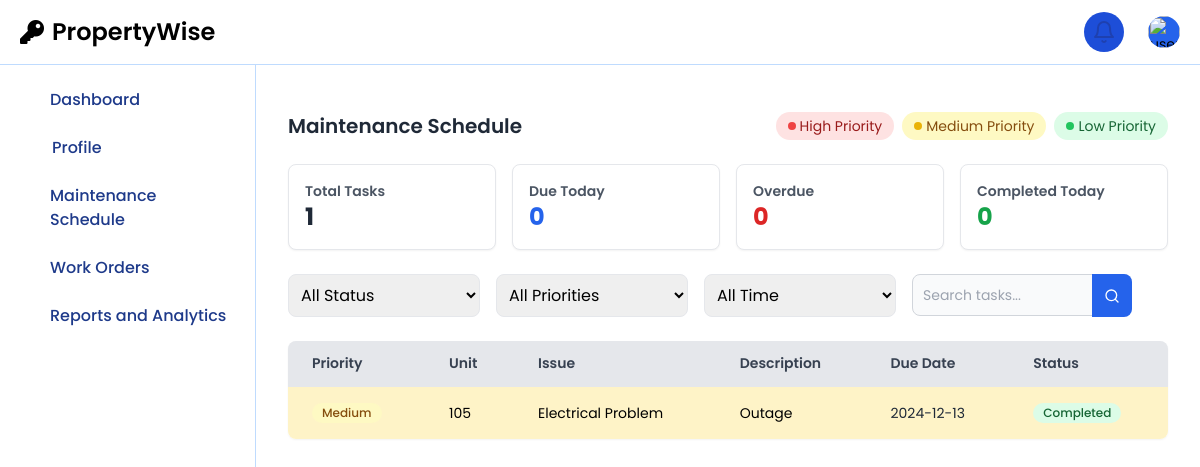
Before: /staff/staffSchedule.php (signed in) with the older database file.
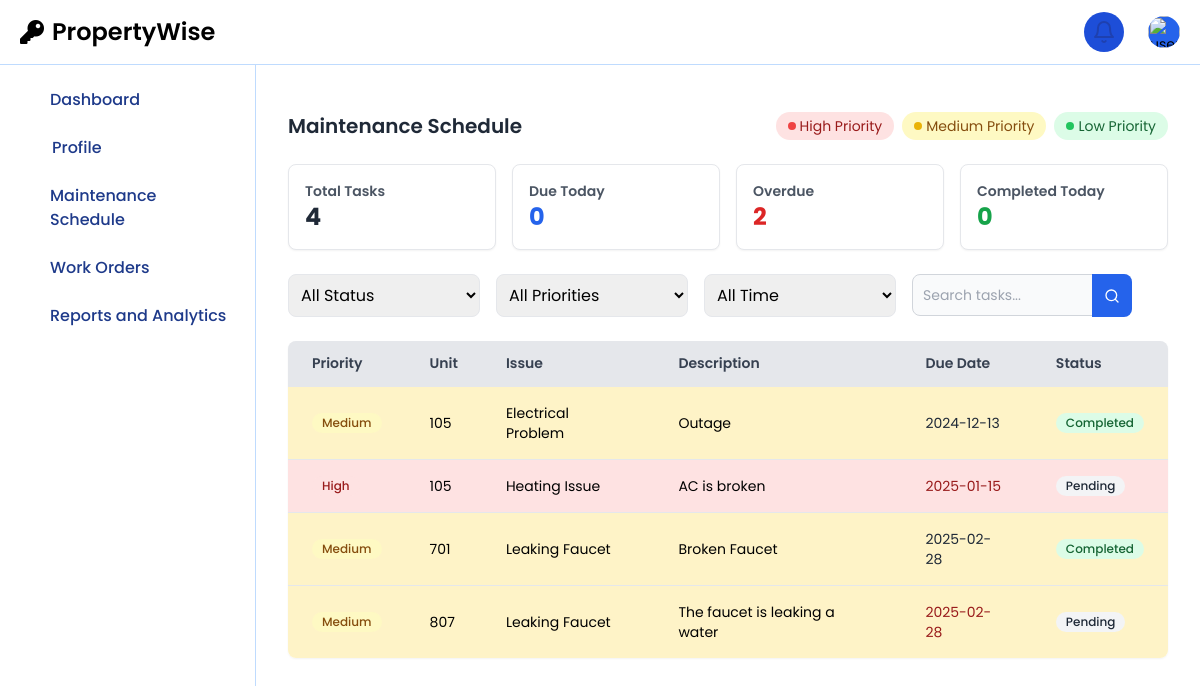
After: the same page with the newer database file.
### tables this page shows
CREATE TABLE `maintenance_requests` (
  `id` int(11) NOT NULL,
  `user_id` int(11) NOT NULL,
  `unit` varchar(50) NOT NULL,
  `issue` varchar(100) NOT NULL,
  `description` text NOT NULL,
  `action_taken` text DEFAULT NULL,
  `maintenance_cost` decimal(10,2) DEFAULT NULL,
  `completion_date` datetime DEFAULT NULL,
  `service_date` date NOT NULL,
  `status` enum('Pending','In Progress','Completed') DEFAULT 'Pending',
  `report_pdf` varchar(255) DEFAULT NULL,
  `image` varchar(255) DEFAULT NULL,
  `created_at` timestamp NOT NULL DEFAULT current_timestamp(),
  `updated_at` timestamp NOT NULL DEFAULT current_timestamp() ON UPDATE current_timestamp(),
  `assigned_to` int(11) DEFAULT NULL,
  `priority` enum('high','medium','low') NOT NULL DEFAULT 'medium',
  `archived` tinyint(1) DEFAULT 0
);

### staff/staffSchedule.php (the view, shortened to what the changed rows need)
<?php
require '../session/db.php';
$staffId = $_SESSION['staff_id'];
$query = "SELECT * FROM maintenance_requests WHERE archived = 0 AND assigned_to = ? ORDER BY service_date ASC";
$stmt = $conn->prepare($query);
$stmt->bind_param('i', $staffId);
$stmt->execute();
$result = $stmt->get_result();
$requests = [];
while ($row = $result->fetch_assoc()) {
    $requests[] = $row;
}
$totalTasks = count($requests);
$overdue = 0;
$today = date('Y-m-d');
foreach ($requests as $request) {
    if ($request['service_date'] < $today && $request['status'] != 'Completed') {
        $overdue++;
    }
}
?>
<!DOCTYPE html>
<html lang="en">
<head>
    <script src="https://cdn.tailwindcss.com"></script>
</head>
<body>
<?php include('staffNavbar.php'); ?>
<?php include('staffSidebar.php'); ?>
<div class="sm:ml-64 p-4 sm:p-8 mx-auto">
    <div class="mt-16 sm:mt-20">
        <div class="flex flex-col sm:flex-row justify-between items-center mb-6">
            <h1 class="text-lg sm:text-xl font-semibold text-gray-800 mb-4 sm:mb-0">Maintenance Schedule</h1>
        </div>
        <div class="grid grid-cols-1 sm:grid-cols-2 md:grid-cols-4 gap-4 mb-6">
            <div class="bg-white p-4 rounded-lg shadow-sm border border-gray-200">
                <h3 class="text-sm font-semibold text-gray-600">Total Tasks</h3>
                <p class="text-2xl font-bold text-gray-800"><?php echo $totalTasks; ?></p>
            </div>
            <div class="bg-white p-4 rounded-lg shadow-sm border border-gray-200">
                <h3 class="text-sm font-semibold text-gray-600">Overdue</h3>
                <p class="text-2xl font-bold text-red-600"><?php echo $overdue; ?></p>
            </div>
        </div>
        <div class="bg-white rounded-lg shadow-sm overflow-hidden">
            <div class="overflow-x-auto">
                <table class="min-w-full divide-y divide-gray-200">
                    <thead class="bg-gray-50">
                        <tr>
                            <th class="px-4 sm:px-6 py-3 text-left text-xs sm:text-sm font-semibold text-gray-700 border-b-2 border-gray-200 bg-gray-200">Priority</th>
                            <th class="px-4 sm:px-6 py-3 text-left text-xs sm:text-sm font-semibold text-gray-700 border-b-2 border-gray-200 bg-gray-200">Unit</th>
                            <th class="px-4 sm:px-6 py-3 text-left text-xs sm:text-sm font-semibold text-gray-700 border-b-2 border-gray-200 bg-gray-200">Issue</th>
                            <th class="px-4 sm:px-6 py-3 text-left text-xs sm:text-sm font-semibold text-gray-700 border-b-2 border-gray-200 bg-gray-200">Description</th>
                            <th class="px-4 sm:px-6 py-3 text-left text-xs sm:text-sm font-semibold text-gray-700 border-b-2 border-gray-200 bg-gray-200">Due Date</th>
                            <th class="px-4 sm:px-6 py-3 text-left text-xs sm:text-sm font-semibold text-gray-700 border-b-2 border-gray-200 bg-gray-200">Status</th>
                        </tr>
                    </thead>
                    <tbody id="workOrdersTableBody" class="bg-white divide-y divide-gray-200">
                        <?php foreach ($requests as $request): ?>
                            <?php
                            $priorityClass = '';
                            if ($request['priority'] == 'high') {
                                $priorityClass = 'priority-high';
                            } elseif ($request['priority'] == 'medium') {
                                $priorityClass = 'priority-medium';
                            } elseif ($request['priority'] == 'low') {
                                $priorityClass = 'priority-low';
                            }
                            $dueDateColor = '';
                            if ($request['service_date'] == $today) {
                                $dueDateColor = 'text-red-600';
                            } elseif ($request['service_date'] < $today && $request['status'] != 'Completed') {
                                $dueDateColor = 'text-red-800';
                            } else {
                                $dueDateColor = 'text-gray-800';
                            }
                            ?>
                            <tr class="<?php echo $priorityClass; ?>">
                                <td class="px-4 sm:px-6 py-4">
                                    <span class="inline-flex items-center px-2.5 py-0.5 rounded-full text-xs font-medium bg-<?php echo $request['priority'] == 'high' ? 'red' : ($request['priority'] == 'medium' ? 'yellow' : 'green'); ?>-100 text-<?php echo $request['priority'] == 'high' ? 'red' : ($request['priority'] == 'medium' ? 'yellow' : 'green'); ?>-800">
                                        <?php echo ucfirst($request['priority']); ?>
                                    </span>
                                </td>
                                <td class="px-4 sm:px-6 py-4 text-sm"><?php echo htmlspecialchars($request['unit']); ?></td>
                                <td class="px-4 sm:px-6 py-4 text-sm"><?php echo htmlspecialchars($request['issue']); ?></td>
                                <td class="px-4 sm:px-6 py-4 text-sm"><?php echo htmlspecialchars($request['description']); ?></td>
                                <td class="px-4 sm:px-6 py-4 text-sm <?php echo $dueDateColor; ?>"><?php echo htmlspecialchars($request['service_date']); ?></td>
                                <td class="px-4 sm:px-6 py-4 text-sm">
                                    <span class="inline-flex items-center px-2.5 py-0.5 rounded-full text-xs font-medium bg-<?php echo $request['status'] == 'Pending' ? 'gray' : ($request['status'] == 'In Progress' ? 'yellow' : 'green'); ?>-100 text-<?php echo $request['status'] == 'Pending' ? 'gray' : ($request['status'] == 'In Progress' ? 'yellow' : 'green'); ?>-800">
                                        <?php echo $request['status']; ?>
                                    </span>
                                </td>
                            </tr>
                        <?php endforeach; ?>
                    </tbody>
                </table>
            </div>
        </div>
    </div>
</div>
</body>
</html>

Changed rows visible on the page:
now on this page (row edited): maintenance_requests: priority "High", unit "105", issue "Heating Issue", description "AC is broken", service_date "2025-01-15", status "Pending"
added maintenance_requests: priority "Medium", unit "701", issue "Leaking Faucet", description "Broken Faucet", service_date "2025-02-28", status "Completed"
added maintenance_requests: priority "Medium", unit "807", issue "Leaking Faucet", description "The faucet is leaking a water", service_date "2025-02-28", status "Pending"
Other visible differences:
$totalTasks: "1" → "4"
$overdue: "0" → "2"
